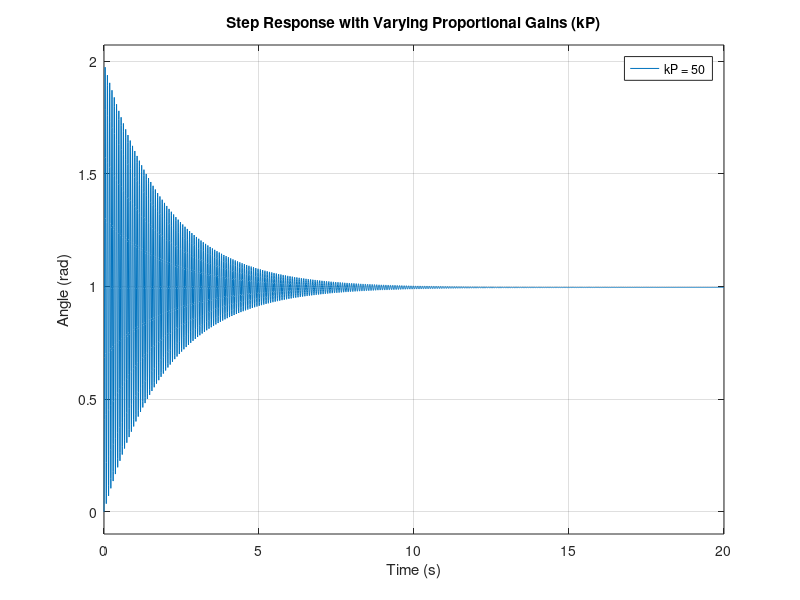
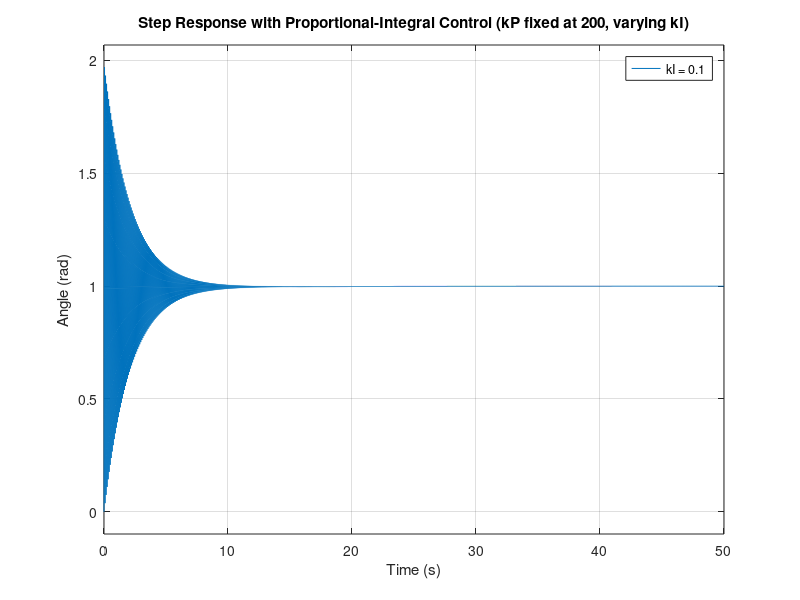
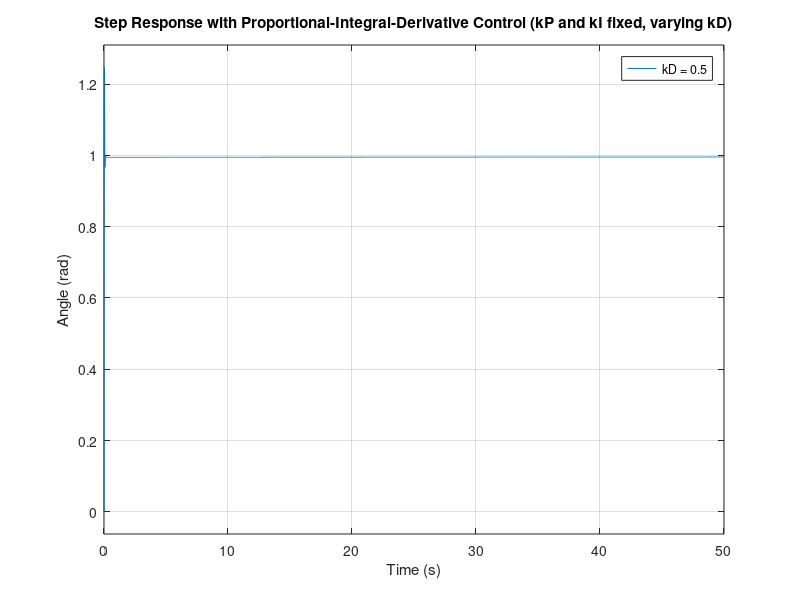
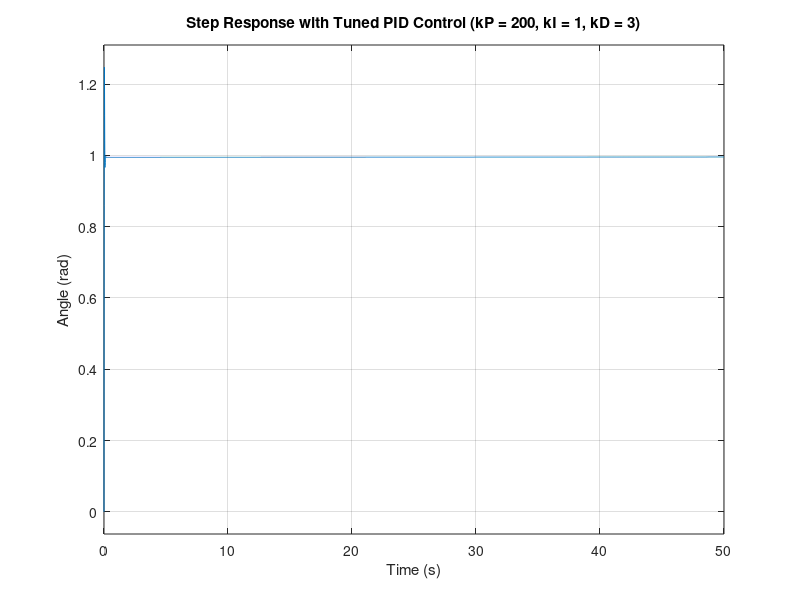

Write MATLAB code to recreate these figures, in order.
% Define Constants
m = 0.01; % measured mass in kilograms
r = 0.3; % arm length in meters
I = m * r^2; % moment of inertia
g = 9.81; % gravitational constant
kv = 0.087; % thrust constant

% Damping coefficient
damping = 1;

% State-Space Model
A = [0, 1; -m * g * r / I, -damping];
B = [0; kv * r / I];
C = [1 0];
D = 0;
sys = ss(A, B, C, D);
sys_tf = tf(sys);

% Proportional Control Effect
figure;
hold on;
for kp = [50, 150, 250] % Test different kp values
    controller_P = pid(kp, 0, 0);
    sys_cl_P = feedback(controller_P * sys_tf, 1);
    step(sys_cl_P);
end
title('Step Response with Varying Proportional Gains (kP)');
xlabel('Time (s)');
ylabel('Angle (rad)');
legend('kP = 50', 'kP = 150', 'kP = 250');
grid on;

% Proportional-Integral Control Effect
figure;
hold on;
kp = 200;
for ki = [0.1, 1, 10] % Test different ki values
    controller_PI = pid(kp, ki, 0);
    sys_cl_PI = feedback(controller_PI * sys_tf, 1);
    step(sys_cl_PI);
end
title('Step Response with Proportional-Integral Control (kP fixed at 200, varying kI)');
xlabel('Time (s)');
ylabel('Angle (rad)');
legend('kI = 0.1', 'kI = 1', 'kI = 10');
grid on;

% Proportional-Integral-Derivative Control Effect
figure;
hold on;
ki = 1; % Fixed integral gain
for kd = [0.5, 1.5, 3] % Test different kd values
    controller_PID = pid(kp, ki, kd);
    sys_cl_PID = feedback(controller_PID * sys_tf, 1);
    step(sys_cl_PID);
end
title('Step Response with Proportional-Integral-Derivative Control (kP and kI fixed, varying kD)');
xlabel('Time (s)');
ylabel('Angle (rad)');
legend('kD = 0.5', 'kD = 1.5', 'kD = 3');
grid on;

% Combined Step Response with Tuned PID
controller_tuned = pid(200, 1, 3); % Tuned PID gains
sys_cl_tuned = feedback(controller_tuned * sys_tf, 1);
figure;
step(sys_cl_tuned);
title('Step Response with Tuned PID Control (kP = 200, kI = 1, kD = 3)');
xlabel('Time (s)');
ylabel('Angle (rad)');
grid on;